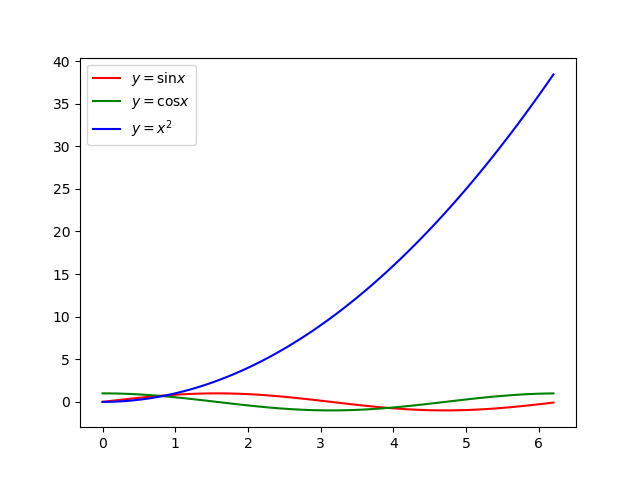
#> input picture code/func_vis.png, 640 x 480 px
$ python inter_linear.py
#> lines starting #> are read from the running program, lines starting #| are printed output that depends on the picture
from PIL import Image

path=r'func_vis.png'
img=Image.open(path)
#> img is the input picture: PIL image 640x480 RGBA; mean R, G, B, A 250.6, 250.3, 250.9, 255
shape=img.size
#> shape = (640, 480)
img=img.resize((shape[0]//2,shape[1]//2), Image.BILINEAR)
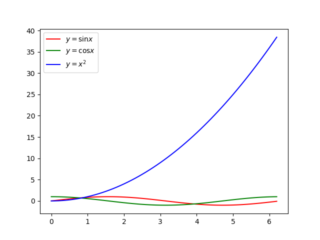
#> img: PIL image 320x240 RGBA; mean R, G, B, A 250.6, 250.3, 250.9, 255
img.save('fuc_vis_bilinear.png')
